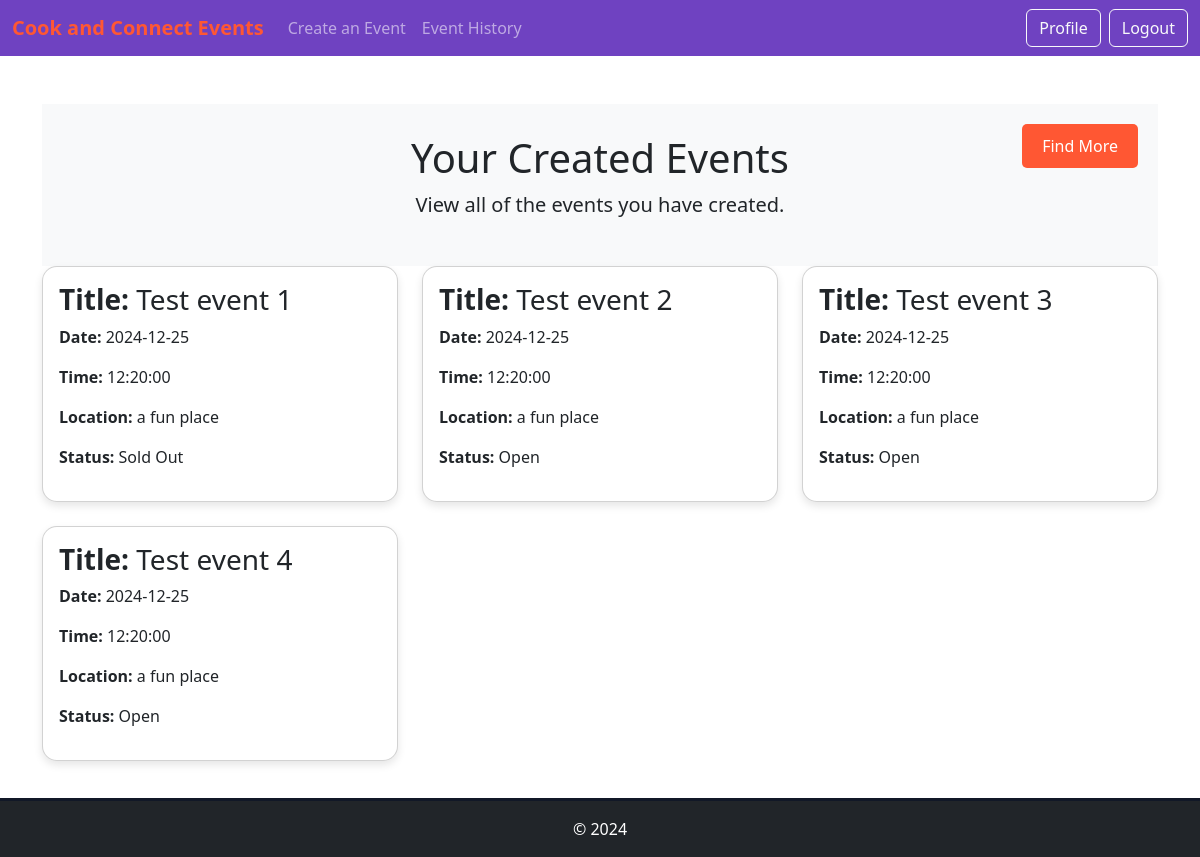
Screenshot of /eventcr-history (signed in) with the database file from the repository.
### website/models.py (models this page shows)
class Event(db.Model):
    __tablename__ = "events"
    id = db.Column(db.Integer, primary_key=True)
    user_id = db.Column(db.Integer, db.ForeignKey('users.id'))
    Title = db.Column(db.String(255), nullable=False)
    Description = db.Column(db.String(255), nullable=False)
    Image = db.Column(db.String(60), nullable=False, default='default.jpg')
    Start_time = db.Column(db.Time, nullable=False)
    Start_date = db.Column(db.Date, nullable=False)
    Venue = db.Column(db.String(32), nullable=False)
    Category = db.Column(db.String(32), nullable=False)
    Tickets_available = db.Column(db.Integer, nullable=False)
    Status = db.Column(db.String(32), nullable=False)
    comments = db.relationship('Comment', backref='event')
    orders = db.relationship('Order', backref='event')

### website/views.py (the view)
@main_bp.route('/eventcr-history')
@login_required
def history2():
    user_events = Event.query.filter_by(user_id=current_user.id).all()
    return render_template('eventcr_history.html', events=user_events)

### website/__init__.py (called while the page is built)
def create_app():
    app = Flask(__name__)  # this is the name of the module/package that is calling this app
    app.debug = True
    app.secret_key = 'somesecretkey'
    app.config['SQLALCHEMY_DATABASE_URI'] = 'sqlite:///sitedata.sqlite'
    db.init_app(app)
    Bootstrap5(app)
    login_manager = LoginManager()
    login_manager.login_view = 'auth.login'
    login_manager.init_app(app)
    from .models import User
    @login_manager.user_loader
    def load_user(user_id):
       return db.session.scalar(db.select(User).where(User.id==user_id))
    from . import views
    app.register_blueprint(views.main_bp)
    from . import auth
    app.register_blueprint(auth.auth_bp)
    app.config['UPLOAD_FOLDER'] = os.path.join('website', 'static', 'img')
    return app

### website/templates/eventcr_history.html
{% extends "base.html" %}
{% block content %}
<div class="container my-5">
    <div class="bg-light-header text-center">
        <h1>Your Created Events</h1>
        <p class="lead">View all of the events you have created.</p>
        <a href="{{ url_for('main.index') }}" class="btn-find-more">Find More</a>
    </div>
    {% if events %}
        <div class="row g-4">
            {% for event in events %}
                <div class="col-md-6 col-lg-4">
                    <div class="card p-3">
                        <h3 class="card-title"><strong>Title:</strong> {{ event.Title }}</h3>
                        <p><strong>Date:</strong> {{ event.Start_date }}</p>
                        <p><strong>Time:</strong> {{ event.Start_time }}</p>
                        <p><strong>Location:</strong> {{ event.Venue }}</p>
                        <p><strong>Status:</strong> {{ event.Status }}</p>
                    </div>
                </div>
            {% endfor %}
        </div>
    {% else %}
        <div class="no-events-message">
            No Created Events
        </div>
    {% endif %}
</div>
{% endblock %}

### website/static/style/style.css (style rules this page uses)
html { height: 100%; margin: 0; font-family: 'Poppins', sans-serif; }
.container { margin-top: 40px; }
.card { border-radius: 15px; box-shadow: 0 4px 8px rgba(0, 0, 0, 0.1); }
.bg-light-header { background-color: #f8f9fa; padding: 30px 0; position: relative; }
.btn-find-more { position: absolute; top: 20px; right: 20px; background-color: #ff5733; color: white; padding: 10px 20px; border-radius: 5px; text-decoration: none; }

### rows the page displays
Event: Title "Test event 1", Start_date "2024-12-25", Start_time "12:20:00", Venue "a fun place", Status "Sold Out"
Event: Title "Test event 2", Start_date "2024-12-25", Start_time "12:20:00", Venue "a fun place", Status "Open"
Event: Title "Test event 3", Start_date "2024-12-25", Start_time "12:20:00", Venue "a fun place", Status "Open"
Event: Title "Test event 4", Start_date "2024-12-25", Start_time "12:20:00", Venue "a fun place", Status "Open"
